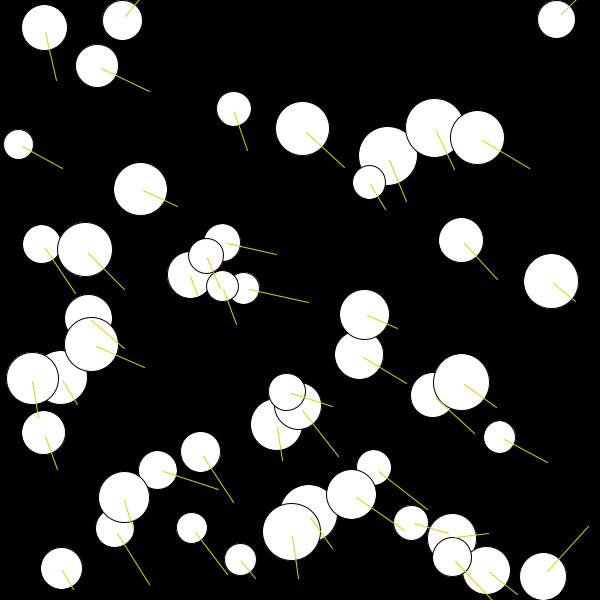
Frame 1 (no input)
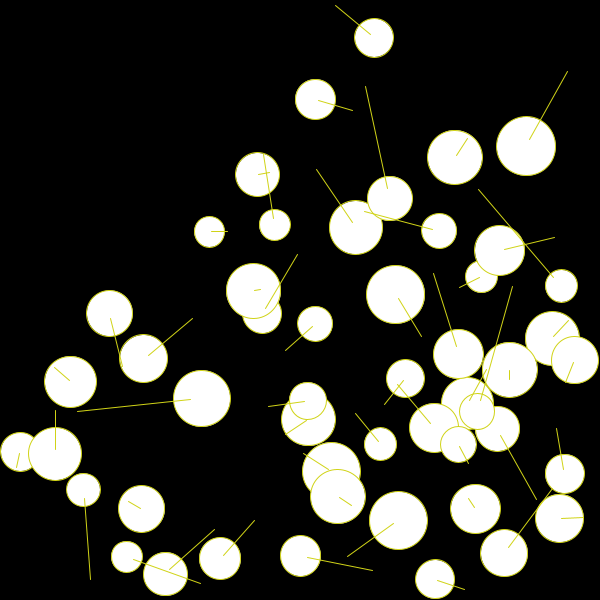
Frame 60 (the mouse pressed at the canvas centre just before this capture)
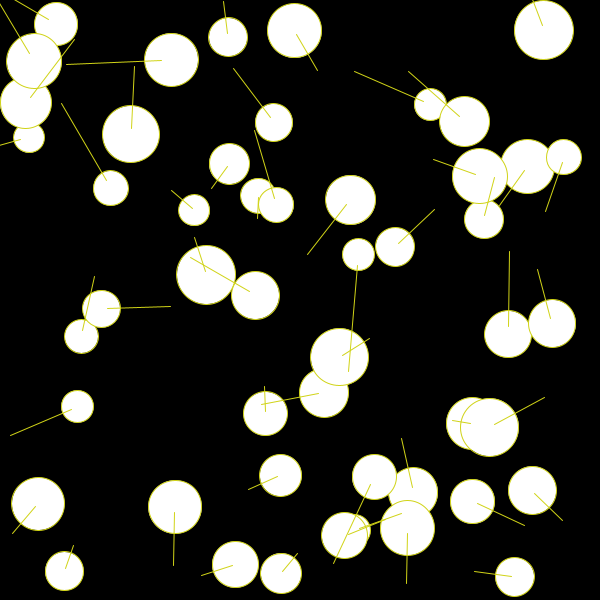
Frame 120 (the mouse held since frame 60 and released just before this capture)

The Processing sketch that drew these frames (run headless with seeded random() and noise(); from frame 60 on, the mouse is pressed at the canvas centre):

// Processing sketch: collipseVector
// ── collipseVector.pde
PVector[] location;
float[] dd;
PVector[] speed;
PVector[] acc;
int elliLength = 50;

void setup() {
  size(600, 600);
  location = new PVector[elliLength];
  dd = new float[elliLength];
  speed = new PVector[elliLength];
  acc = new PVector[elliLength];

  for (int i = 0; i < elliLength; i ++) {
    location[i] = new PVector(random(width), random(height));
    dd[i] = random(30, 60);
    speed[i] = new PVector(random(1, 5), random(1, 5));
    acc[i] = new PVector(0, 0);
  }
}

void draw() {
  background(0);
  collision();
  //connection();
  edge();
  
  drawEllipse();
  drawArrow();
}

void collision(){
  for (int i = 0; i < elliLength; i ++) {
    for (int j = 0; j < elliLength; j ++) {
      if (i != j) {
        float ddist = PVector.dist(location[i], location[j]);
        if (ddist < (dd[i] + dd[j])/2) {
          PVector pong = PVector.sub(location[i], location[j]);
          pong.normalize();
          pong.mult(50/dd[i]);
          acc[i].add(pong);
        }
      }
    }
  }
}

void drawArrow(){
  for (int i = 0; i < elliLength; i ++) {
    float ang = speed[i].heading();
    stroke(#D0D317);
    line(location[i].x, location[i].y, location[i].x+10*speed[i].mag()*cos(ang), location[i].y+10*speed[i].mag()*sin(ang));
  }
}

void drawEllipse() {
  for (int i = 0; i < elliLength; i ++) {
    ellipse(location[i].x, location[i].y, dd[i], dd[i]);
    speed[i].add(acc[i]);
    location[i].add(speed[i]);
    acc[i] = new PVector(0, 0);       //clear up
  }
}

void connection() {
  for (int i = 0; i < elliLength; i ++) {
    for (int j = 0; j < elliLength; j ++) {
      if (i != j) {
        float ddist = PVector.dist(location[i], location[j]);
        if (ddist < 50) {
          stroke(#9ED12A);
          line(location[i].x, location[i].y, location[j].x, location[j].y);
        }
      }
    }
  }
}

void edge() {
  for (int i = 0; i < elliLength; i ++) {

    if (location[i].x + dd[i]/2 > width) {
      location[i].x = width - dd[i]/2;
      speed[i].x = speed[i].x *-1;
    }

    if (location[i].x - dd[i]/2 < 0) {
      location[i].x = dd[i]/2;
      speed[i].x = speed[i].x *-1;
    }

    if (location[i].y + dd[i]/2 > height) {
      location[i].y = height - dd[i]/2;
      speed[i].y *=-1;
    }

    if (location[i].y  - dd[i]/2 < 0) {
      location[i].y = dd[i]/2;
      speed[i].y *=-1;
    }
  }
}
